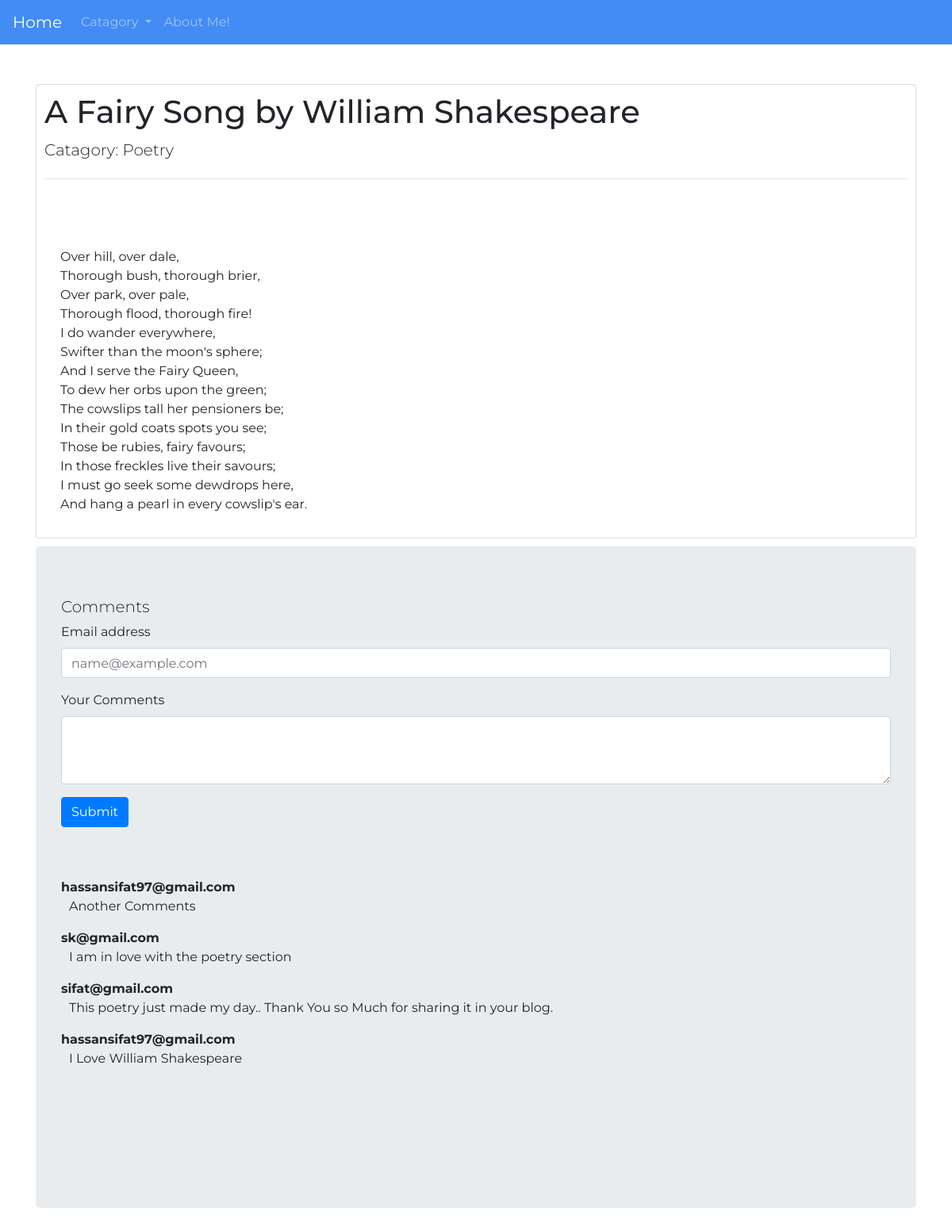
Page /first_app/seedetails/?id=7 on the committed database.
### first_app/models.py (models this page shows, shortened)
class Post(models.Model):
    PostId=models.AutoField(primary_key=True)
    Title=models.CharField(max_length=100)
    Body=models.CharField(max_length=1000000)
    Catagory=models.ForeignKey(Catagory)

class Catagory(models.Model):
    Name=models.CharField(max_length=40)
    def __str__(self):
        return self.Name

class Comment(models.Model):
    ComId=models.AutoField(primary_key=True)
    Message=models.CharField(max_length=500)
    Email=models.EmailField(max_length=100)
    PostId=models.CharField(max_length=10000)

### first_app/views.py (the view)
def details(request):
     get_id=request.GET["id"]
     get_data=Post.objects.get(PostId=get_id)
     get_comments=Comment.objects.all().filter(PostId=get_id).order_by("-ComId")
     my_list={"catagory":catagory_list,"Post_data":get_data,"all_comments":get_comments}
     return render(request,"first_app/seedetails.html",my_list)

### templates/first_app/seedetails.html (shortened to what this page needs)
<!DOCTYPE html>
<html lang="en">
    {% extends 'first_app/base.html' %}
    {%block body_block%}
    <div class="card" style="padding:10px">
        <h1 class="card-title"  style="font-size: 40px">{{Post_data.Title}}</h1>
        <h4 class="display-4" style="font-size: 20px">Catagory: {{Post_data.Catagory}}</h4>
        <hr>
        <div class="card-body">
        <p style="margin-top:50px" class="card-text">
        {% autoescape off %}
            {{Post_data.Body}}
        {% endautoescape %}
        </p>
         </div>
    </div>
    <div class="jumbotron" style="margin-top:10px">
        <h3 class="display-3" style="font-size:20px">Comments</h3>
        <form action="{% url 'first_app:get_comments' %}?id={{Post_data.PostId}}" method="POST" id="comment_form">
            <div class="form-group">
                <label for="exampleFormControlInput1">Email address</label>
                <input type="email" class="form-control" placeholder="name@example.com" name="email" id="email">
            </div>
            <div class="form-group">
                <label for="exampleFormControlTextarea1">Your Comments</label>
                <textarea class="form-control" rows="3" name="message" id="textcomments"></textarea>
            </div>
              <input type="submit" value="Submit" name="submit" class="btn btn-primary">
        </form>
        <div class="jumbotron jumbotron-fluid" id="comments_div">
            {% if all_comments %}
                {% for com in all_comments %}
                    <p><b>{{com.Email}}</b><br>
                        <span style="margin-left:10px">{{com.Message}}</span>
                    </p>
                {% endfor %}
            {% else %}
                <p style="color:red">*No Commnets Available</p>
            {% endif %}
        </div>
    </div>
    {% endblock %}

### rows in the picture
Post: Title "A Fairy Song by William Shakespeare", Catagory "Poetry", Body "Over hill, over dale, Thorough bush, thorough brier, Over park, over pale, Thorough flood, thorough fire! I do wander everywhere, Swifter than the moon's sphere; And I serve the Fairy Queen, To dew her orbs upon the green; The cowslips tall her pensioners be; In their gold coats spots you see; Those be rubies, fairy favours; In those freckles live their savours; I must go seek some dewdrops here, And hang a pearl in every cowslip's ear."
Comment: Email "hassansifat97@gmail.com", Message "Another Comments"
Comment: Email "sk@gmail.com", Message "I am in love with the poetry section"
Comment: Email "sifat@gmail.com", Message "This poetry just made my day.. Thank You so Much for sharing it in your blog."
Comment: Email "hassansifat97@gmail.com", Message "I Love William Shakespeare"
